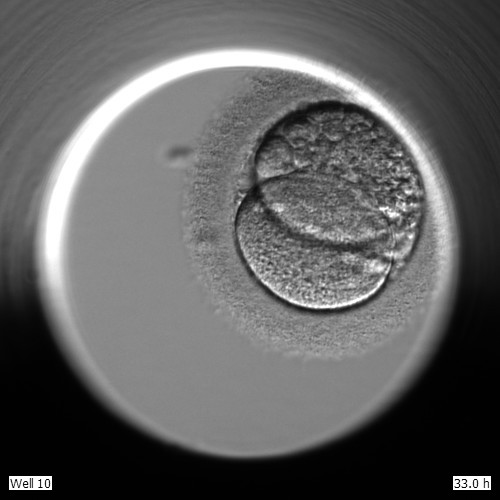
%> input picture testimages/sequence_embryos/Test1.JPG, 500 x 500 px; its folder holds only this picture in this run
$ octave segment_sequence_embryos.m   (GNU Octave 9; MATLAB toolbox functions it lacks are replaced by stand-ins)
%> lines starting %> are read from the running program, lines starting %| are printed output that depends on the picture; in (x1, y1, x2, y2) boxes, pixels count from 0 and x2, y2 are one past the last pixel; in counts of white or black regions, pixels touching at a corner belong together; the program's own positions count from 1
### helpercode/minPointObjectDist.m
function [x,y,min_dist] = minPointObjectDist(row1,col1,comp2)
    [rows2,cols2] = ind2sub(size(comp2),find(bwperim(comp2)));

    [min_dist,min_ind2] = min(sqrt((rows2 - row1).^2 ...
        + (cols2 - col1).^2));

    [x,y] = bresenham(rows2(min_ind2), cols2(min_ind2), ...
        row1, col1);
end

### helpercode/bresenham.m
function [x,y] = bresenham(x1,y1,x2,y2)
%Matlab optmized version of Bresenham line algorithm. No loops.
%Format:
%               [x y]=bham(x1,y1,x2,y2)
%
%Input:
%               (x1,y1): Start position
%               (x2,y2): End position
%
%Output:
%               x y: the line coordinates from (x1,y1) to (x2,y2)
%
%Usage example:
%               [x y]=bham(1,1, 10,-5);
%               plot(x,y,'or');
    x1 = round(x1); x2 = round(x2);
    y1 = round(y1); y2 = round(y2);
    dx = abs(x2-x1);
    dy = abs(y2-y1);
    steep = abs(dy) > abs(dx);
    if steep
        t = dx;
        dx = dy;
        dy = t;
    end
    %The main algorithm goes here.
    if dy == 0
        q = zeros(dx+1,1);
    else
        q = [0; diff(mod([floor(dx/2):-dy:-dy*dx+floor(dx/2)]',dx)) >= 0];
    end
    %and ends here.
    if steep
        if y1 <= y2
            y = [y1:y2]';
        else
            y = [y1:-1:y2]';
        end
        if x1 <= x2
            x = x1 + cumsum(q);
        else
            x = x1 - cumsum(q);
        end
    else
        if x1 <= x2
            x = [x1:x2]';
        else
            x = [x1:-1:x2]';
        end
        if y1 <= y2
            y = y1 + cumsum(q);
        else
            y = y1 - cumsum(q);
        end
    end
end

### segment_sequence_embryos.m
clc
clear
close all

addpath('helpercode')

dirinput = 'testimages/sequence_embryos';
diroutput = 'testoutputs/sequence_embryos';

if ~exist(diroutput, 'dir')
    mkdir(diroutput);
end

filesinput = dir(dirinput);
fileindinput = find(~[filesinput.isdir]);

for i = 1:numel(fileindinput)
  file_name = filesinput(fileindinput(i)).name;
  filename_input = fullfile(dirinput,file_name);
  fprintf('\nSegmenting %s: Image %d of %d',...
    filesinput(fileindinput(i)).name,i,numel(fileindinput));
  img = imread(filename_input);
%> img is the input picture: size 500x500 uint8; min 0, max 255, mean 95.2
  imshow(img); title('Original Image'); pause(1)

  % Erase Well Number and TimeStamp
  img(470:end,:) = 0;
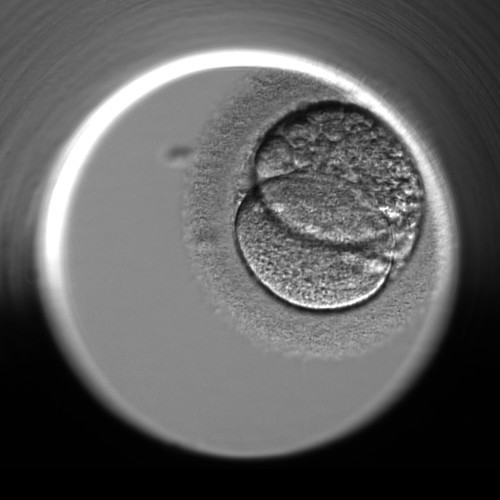
%> img: size 500x500 uint8; 5.99% of pixels changed, all inside (x1, y1, x2, y2) = (0, 469, 500, 500)

  %% Get Micro Well Boundary
  img_pixels = img(:);
  img_pixels(img_pixels <= 10) = [];
  img_pixels(img_pixels >= 250) = [];

  med_pix = median(img_pixels);
%> med_pix = 121
  std_val = round(std(double(img_pixels)));
%> std_val = 41

  mask = img;
  mask(img > (med_pix + std_val)) = 0;
%> mask: size 500x500 uint8; 6.92% of pixels changed, all inside (x1, y1, x2, y2) = (39, 47, 451, 356)
  mask(mask < (med_pix - std_val)) = 0;
  mask(mask > 0) = 1;
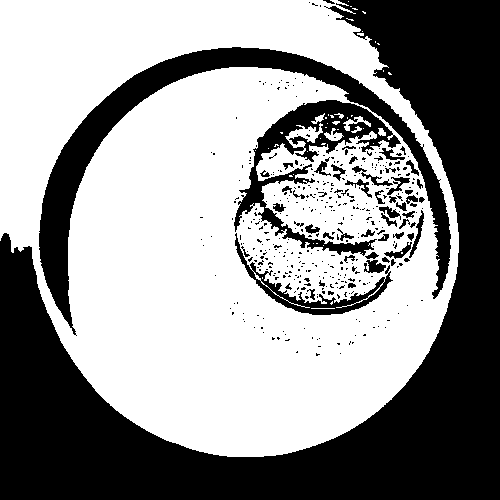
%> mask: size 500x500 uint8; values 0 (black) and 1 (white), 57.7% white; 419 black regions (366 under 20 px), largest, box (x1, y1, x2, y2) and area: (0, 0, 500, 500) 78899, (39, 47, 451, 336) 14553, (234, 100, 401, 256) 6110
  mask = logical(mask);

  mask = imcomplement(mask);
  [M,N] = size(img);
%> M = 500; N = 500
  circ_mask = false(M,N);
  [xx,yy] = meshgrid(1:N,1:M);
  if i ~= 2
      rad = 170;
  else
      rad = 150;
  end
  circ_mask = circ_mask | hypot(xx - N/2, yy - M/2) <= rad;
  mask = mask & ~circ_mask;
%> mask: size 500x500 logical; 37.8% white; 37 white regions (25 under 20 px), largest, box (x1, y1, x2, y2) and area: (0, 0, 500, 500) 78899, (39, 47, 451, 336) 14553, (331, 100, 401, 148) 700

  mask_1st = bwareafilt(mask,1);
%> mask_1st: size 500x500 logical; 31.6% white; 1 white region, box (x1, y1, x2, y2) and area: (0, 0, 500, 500) 78899
  se_len = 5;
  se = strel('square',se_len);
  mask_1st = imerode(mask_1st,se);
%> mask_1st: size 500x500 logical; 30.3% white; 5 white regions (4 under 20 px), largest, box (x1, y1, x2, y2) and area: (0, 0, 500, 500) 75757
  mask_1st = bwareafilt(mask_1st,1,'largest',4);
%> mask_1st: size 500x500 logical; 30.3% white; 1 white region, box (x1, y1, x2, y2) and area: (0, 0, 500, 500) 75757
  mask_1st = imdilate(mask_1st,se);
%> mask_1st: size 500x500 logical; 31.4% white; 1 white region, box (x1, y1, x2, y2) and area: (0, 0, 500, 500) 78461
  mask_1st = mask_1st & bwareafilt(mask,1);


  mask_2nd = bwareafilt(mask,2,'largest',4) & ~bwareafilt(mask,1);
%> mask_2nd: size 500x500 logical; 5.8% white; 1 white region, box (x1, y1, x2, y2) and area: (39, 47, 451, 335) 14548
  mask_L2 = mask_2nd;
  mask_L2(:,251:end) = 0;
%> mask_L2: size 500x500 logical; 3.8% white; 1 white region, box (x1, y1, x2, y2) and area: (39, 47, 250, 335) 9494
  mask_L2 = bwareafilt(mask_L2,1);
  mask_R2 = mask_2nd;
  mask_R2(:,1:250) = 0;
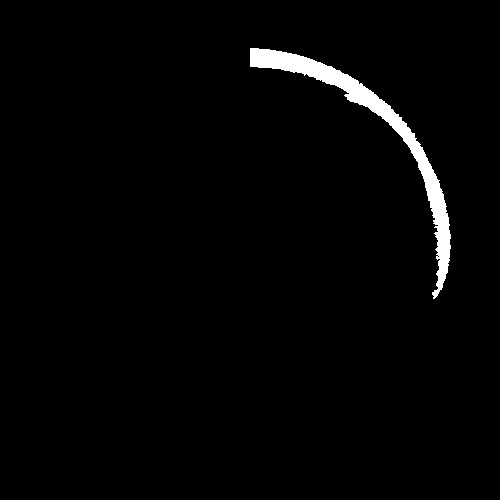
%> mask_R2: size 500x500 logical; 2% white; 1 white region, box (x1, y1, x2, y2) and area: (250, 48, 451, 299) 5054
  mask_R2 = bwareafilt(mask_R2,1);

  [rowL2,colL2] = ind2sub(size(img),find(mask_L2));
%> rowL2 = 9494 values from 48 to 335; colL2 = 9494 values from 40 to 250
  [min_rowL,~] = max(rowL2);
%> min_rowL = 335
  [rowR2,colR2] = ind2sub(size(img),find(mask_R2));
%> rowR2 = 5054 values from 49 to 299; colR2 = 5054 values from 251 to 451
  [min_rowR,~] = max(rowR2);
%> min_rowR = 299

  if abs(min_rowR - min_rowL) > 100
    disp(file_name);
    disp(abs(min_rowR - min_rowL));
    if min_rowR > min_rowL
      mask_left = mask & ~bwareafilt(mask,2,'largest',4);
      mask_left(:,251:end) = 0;
      mask_left_label = bwlabel(mask_left);
      max_area = 0;
      max_ind = 0;
      for k = 1:max(mask_left_label(:))
        left_comp = mask_left_label == k;
        mask_combined = fliplr(left_comp) & mask_2nd;
        new_area = bwarea(mask_combined);
        if new_area > max_area
          max_area = new_area;
          max_ind = k;
        end
      end
      if max_ind > 0
        left_comp = mask_left_label == max_ind;
        mask_2nd_temp = bwareafilt(mask_2nd,1);
        mask_2nd_temp(251:end,:) = 0;
        [x,y] = minObjectDist(left_comp, mask_2nd_temp);
        mask_2nd = mask_2nd | left_comp;
        mask_2nd(sub2ind(size(img),x,y)) = 1;
      end


    else
      mask_right = mask & ~bwareafilt(mask,2,'largest',4);
      mask_right(:,1:250) = 0;
      mask_right_label = bwlabel(mask_right);
      max_area = 0;
      max_ind = 0;
      for k = 1:max(mask_right_label(:))
        right_comp = mask_right_label == k;
        mask_combined = fliplr(right_comp) & mask_2nd;
        new_area = bwarea(mask_combined);
        if new_area > max_area
            max_area = new_area;
            max_ind = k;
        end
      end
      if max_ind > 0
        right_comp = mask_right_label == max_ind;

        mask_2nd_temp = bwareafilt(mask_2nd,1);
        mask_2nd_temp(251:end,:) = 0;
        [x,y] = minObjectDist(right_comp, mask_2nd_temp);
        mask_2nd = mask_2nd | right_comp;
        mask_2nd(sub2ind(size(img),x,y)) = 1;
      end

    end
  end

  mask = mask_1st | mask_2nd;
%> mask: size 500x500 logical; 37.2% white; 2 white regions, box (x1, y1, x2, y2) and area: (0, 0, 500, 500) 78461, (39, 47, 451, 335) 14548

  %% Get Inner Area Mask
  mask_perim = bwperim(mask);
%> mask_perim: size 500x500 logical; 1.5% white in thin lines or dots
  mid_pix = find(mask_perim(:,250));
%> mid_pix = [49; 67; 458; 500]
  mid_pix(mid_pix == 1) = [];
  mid_pix(mid_pix == 500) = [];
  if length(mid_pix) <=2
    mask_end = imclose(mask,strel('square',13));
  else
    mask_L2 = mask_2nd;
    mask_L2(:,251:end) = 0;
    mask_L2 = bwareafilt(mask_L2,1);
    mask_R2 = mask_2nd;
    mask_R2(:,1:250) = 0;
    mask_R2 = bwareafilt(mask_R2,1);

    mask_L1 = mask_1st;
    mask_L1(:,251:end) = 0;
%> mask_L1: size 500x500 logical; 11.2% white; 1 white region, box (x1, y1, x2, y2) and area: (0, 234, 250, 500) 28100
    mask_R1 = mask_1st;
    mask_R1(:,1:250) = 0;
%> mask_R1: size 500x500 logical; 20.1% white; 1 white region, box (x1, y1, x2, y2) and area: (250, 0, 500, 500) 50361

    [rowL2,colL2] = ind2sub(size(img),find(mask_L2));
    [min_rowL,min_indL] = max(rowL2);
%> min_indL = 4251
    min_colL = colL2(min_indL);
%> min_colL = 75
    mask_L1(1:min_rowL,:) = 0;
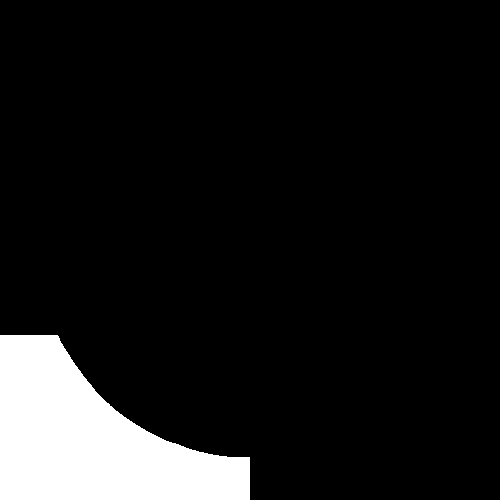
%> mask_L1: size 500x500 logical; 9.7% white; 1 white region, box (x1, y1, x2, y2) and area: (0, 335, 250, 500) 24371

    [x,y,min_distL] = minPointObjectDist(min_rowL,min_colL,bwperim(mask_L1));
%> in minPointObjectDist, `[rows2,cols2] = ind2sub(size(comp2),find(bwperim(comp2)));`: rows2 = 723 values from 336 to 500; cols2 = 723 values from 1 to 250
%> in minPointObjectDist, `[min_dist,min_ind2] = min(sqrt((rows2 - row1).^2 + (cols2 - col1).^2));`: min_dist = 15.52; min_ind2 = 283
%> in bresenham, `x1 = round(x1)`: x1 = 339
%> in bresenham, `x2 = round(x2)`: x2 = 335
%> in bresenham, `y1 = round(y1)`: y1 = 60
%> in bresenham, `y2 = round(y2)`: y2 = 75
%> in bresenham, `dx = abs(x2-x1);`: dx = 4
%> in bresenham, `dy = abs(y2-y1);`: dy = 15
%> in bresenham, `steep = abs(dy) > abs(dx);`: steep = true
%> in bresenham, `t = dx;`: t = 4
%> in bresenham, `dx = dy;`: dx = 15
%> in bresenham, `dy = t;`: dy = 4
%> in bresenham, `q = [0; diff(mod([floor(dx/2):-dy:-dy*dx+floor(dx/2)]',dx)) >= 0];`: q = [0; 0; 1; 0; 0; 0; 1; 0; 0; 0; 1; 0; 0; 0; 1; 0]
%> in bresenham, `y = [y1:y2]';`: y = [60; 61; 62; 63; 64; 65; 66; 67; 68; 69; 70; 71; 72; 73; 74; 75]
%> in bresenham, `x = x1 - cumsum(q);`: x = [339; 339; 338; 338; 338; 338; 337; 337; 337; 337; 336; 336; 336; 336; 335; 335]
%> min_distL = 15.52
    if min_distL > 75 || min_rowL < 150
      left_mask = mask_L2 | mask_L1;
      left_mask(sub2ind(size(img),x,y)) = 1;
      mask_L2 = left_mask;
    else
      mask_L2(min_rowL:end,min_colL) = 1;
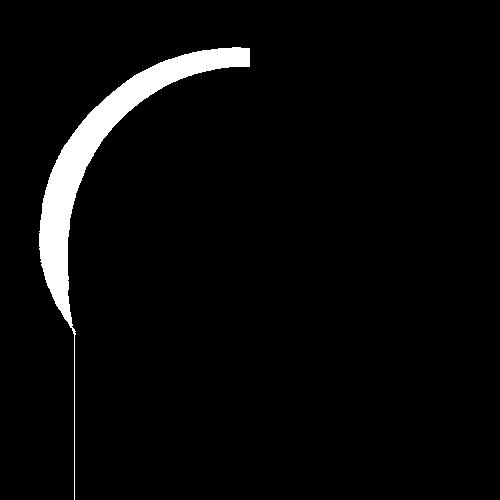
%> mask_L2: size 500x500 logical; 3.9% white; 1 white region, box (x1, y1, x2, y2) and area: (39, 47, 250, 500) 9659
    end

    [rowR2,colR2] = ind2sub(size(img),find(mask_R2));
    [min_rowR,min_indR] = max(rowR2);
%> min_indR = 3786
    min_colR = colR2(min_indR);
%> min_colR = 434
    mask_R1(1:min_rowR,:) = 0;
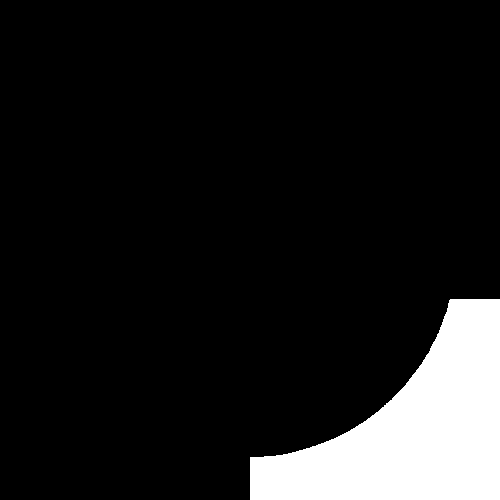
%> mask_R1: size 500x500 logical; 10.8% white; 1 white region, box (x1, y1, x2, y2) and area: (250, 299, 500, 500) 26914

    [x,y,min_distR] = minPointObjectDist(min_rowR,min_colR,bwperim(mask_R1));
%> x = [304; 304; 303; 303; 303; 302; 302; 302; 301; 301; 301; 300; 300; 300; 299; 299]; y = [449; 448; 447; 446; 445; 444; 443; 442; 441; 440; 439; 438; 437; 436; 435; 434]; min_distR = 15.81
    if min_distR > 75 || min_rowR < 150
      right_mask = mask_R2 | mask_R1;
      right_mask(sub2ind(size(img),x,y)) = 1;
      mask_R2 = right_mask;
    else
      mask_R2(min_rowR:end,min_colR) = 1;
%> mask_R2: size 500x500 logical; 2.1% white; 1 white region, box (x1, y1, x2, y2) and area: (250, 48, 451, 500) 5255
    end

    mask_end = mask | mask_L2 | mask_R2;
%> mask_end: size 500x500 logical; 37.2% white; 1 white region, box (x1, y1, x2, y2) and area: (0, 0, 500, 500) 93080
  end

  mask_filled = imfill(mask_end,'holes');
%> mask_filled: size 500x500 logical; 84.2% white; 1 black region, box (x1, y1, x2, y2) and area: (0, 0, 459, 362) 39565
  mask_last = mask_filled - mask_end;
%> mask_last: size 500x500 double; values 0 (black) and 1 (white), 46.9% white; 2 white regions (1 under 20 px), largest, box (x1, y1, x2, y2) and area: (68, 67, 440, 457) 117348
  mask_last = bwareafilt(logical(mask_last),1,'largest',4);
%> mask_last: size 500x500 logical; 46.9% white; 1 white region, box (x1, y1, x2, y2) and area: (68, 67, 440, 457) 117347
  mask_last = bwconvhull(mask_last);
%> mask_last: size 500x500 logical; 47.3% white; 1 white region

  %% Get Inner Well Image
  stats = regionprops(mask_last,'BoundingBox');
%> stats = 1 region; box (x1, y1, x2, y2): (68, 67, 440, 457)
  left = ceil(stats.BoundingBox(1));
%> left = 69
  top = ceil(stats.BoundingBox(2));
%> top = 68
  width = min([500-left, stats.BoundingBox(3)]);
%> width = 372
  height = min([500-top, stats.BoundingBox(4)]);
%> height = 390

  cropped_img = img .* uint8(mask_last);
  cropped_img = cropped_img(top:top+height,left:left+width);
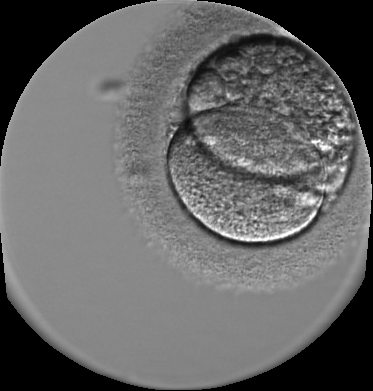
%> cropped_img: size 391x373 uint8; min 0, max 255, mean 101

  imshow(cropped_img); title('Cropped Image'); pause(2)

  out_name = fullfile(diroutput,file_name);
  imwrite(cropped_img, char(out_name));
end
fprintf('\nEnd of Program\n');

$ run again, on testimages/sequence_embryos/Test2.JPG
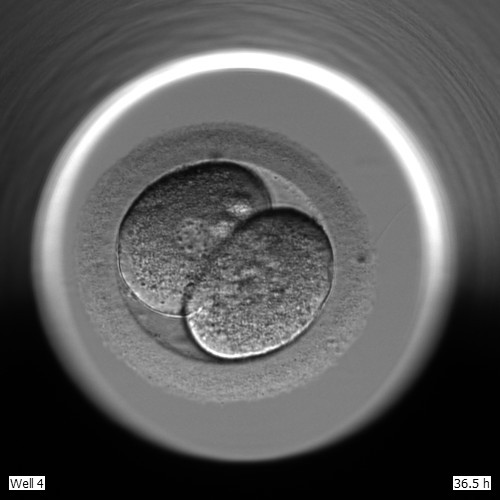
%> input picture testimages/sequence_embryos/Test2.JPG, 500 x 500 px
%> img is the input picture: size 500x500 uint8; min 0, max 255, mean 90.3
%> img: size 500x500 uint8; 5.96% of pixels changed, all inside (x1, y1, x2, y2) = (0, 469, 500, 500)
%> med_pix = 108
%> std_val = 39
%> mask_2nd: size 500x500 logical; 7% white; 1 white region, box (x1, y1, x2, y2) and area: (41, 48, 450, 326) 17540
%> rowL2 = 8296 values from 49 to 322; colL2 = 8296 values from 42 to 250
%> min_rowL = 322
%> rowR2 = 9244 values from 50 to 326; colR2 = 9244 values from 251 to 450
%> min_rowR = 326
%> mask_perim: size 500x500 logical; 1.5% white in thin lines or dots
%> mid_pix = [50; 71; 462; 500]
%> min_indL = 2929
%> min_colL = 68
%> rows2 = 743 values from 323 to 500; cols2 = 743 values from 1 to 250
%> min_dist = 20.12; min_ind2 = 279
%> x1 = 331
%> x2 = 322
%> y1 = 50
%> y2 = 68
%> in bresenham, `dx = abs(x2-x1);`: dx = 9
%> in bresenham, `dy = abs(y2-y1);`: dy = 18
%> steep = true
%> t = 9
%> in bresenham, `dx = dy;`: dx = 18
%> in bresenham, `dy = t;`: dy = 9
%> q = 19 values, max 1 at index 3, min 0 at index 1, mean 0.474
%> in bresenham, `y = [y1:y2]';`: y = 19 values from 50 to 68
%> in bresenham, `x = x1 - cumsum(q);`: x = 19 values, max 331 at index 1, min 322 at index 19, mean 326.7
%> in minPointObjectDist, `[x,y] = bresenham(rows2(min_ind2), cols2(min_ind2), row1, col1);`: y = 19 values from 50 to 68
%> `[x,y,min_distL] = minPointObjectDist(min_rowL,min_colL,bwperim(mask_L1..`: min_distL = 20.12
%> min_indR = 5789
%> min_colR = 420
%> `mask_R1(1:min_rowR,:) = 0;`:
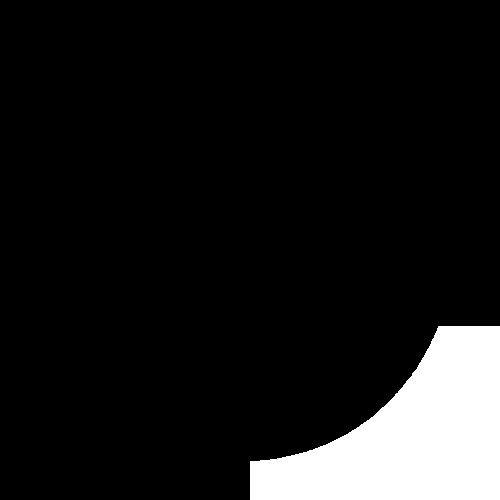
%> mask_R1: size 500x500 logical; 10.1% white; 1 white region, box (x1, y1, x2, y2) and area: (250, 326, 500, 500) 25257
%> `[x,y,min_distR] = minPointObjectDist(min_rowR,min_colR,bwperim(mask_R1..`: x = 17 values, max 334 at index 1, min 326 at index 17, mean 330.2; y = 17 values, max 436 at index 1, min 420 at index 17, mean 428; min_distR = 17.89
%> mask_end: size 500x500 logical; 35.9% white; 1 white region, box (x1, y1, x2, y2) and area: (0, 0, 500, 500) 89798
%> mask_filled: size 500x500 logical; 81.8% white; 1 black region, box (x1, y1, x2, y2) and area: (31, 0, 500, 362) 45594
%> stats = 1 region; box (x1, y1, x2, y2): (62, 71, 425, 461)
%> left = 63
%> top = 72
%> width = 363
%> height = 390
%> `cropped_img = cropped_img(top:top+height,left:left+width);`:
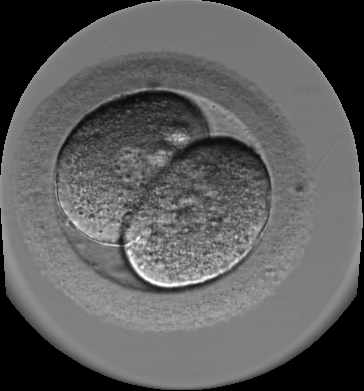
%> cropped_img: size 391x364 uint8; min 0, max 255, mean 92.2

$ run again, on testimages/sequence_embryos/Test4.JPG
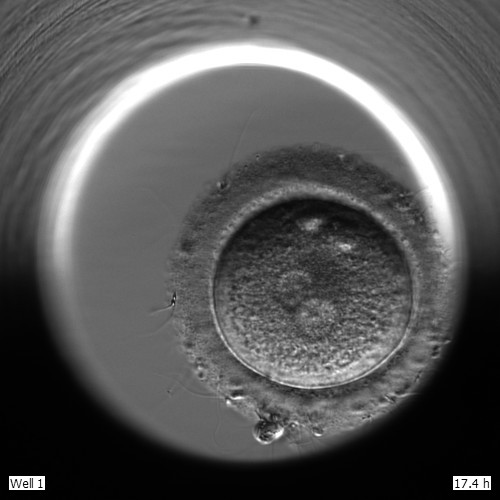
%> input picture testimages/sequence_embryos/Test4.JPG, 500 x 500 px
%> img is the input picture: size 500x500 uint8; min 0, max 255, mean 85.9
%> img: size 500x500 uint8; 6.02% of pixels changed, all inside (x1, y1, x2, y2) = (0, 469, 500, 500)
%> med_pix = 100
%> std_val = 37
%> mask_2nd: size 500x500 logical; 7.8% white; 1 white region, box (x1, y1, x2, y2) and area: (47, 35, 457, 277) 19526
%> rowL2 = 10630 values from 38 to 277; colL2 = 10630 values from 48 to 250
%> min_rowL = 277
%> rowR2 = 8896 values from 36 to 261; colR2 = 8896 values from 251 to 457
%> min_rowR = 261
%> mask_perim: size 500x500 logical; 1.2% white in thin lines or dots
%> mid_pix = [38; 67; 462; 500]
%> min_indL = 1501
%> min_colL = 64
%> rows2 = 822 values from 278 to 500; cols2 = 822 values from 1 to 250
%> min_dist = 20.62; min_ind2 = 311
%> x1 = 282
%> x2 = 277
%> y1 = 44
%> y2 = 64
%> in bresenham, `dx = abs(x2-x1);`: dx = 5
%> in bresenham, `dy = abs(y2-y1);`: dy = 20
%> steep = true
%> t = 5
%> in bresenham, `dx = dy;`: dx = 20
%> in bresenham, `dy = t;`: dy = 5
%> q = 21 values, max 1 at index 4, min 0 at index 1, mean 0.238
%> in bresenham, `y = [y1:y2]';`: y = 21 values from 44 to 64
%> in bresenham, `x = x1 - cumsum(q);`: x = 21 values, max 282 at index 1, min 277 at index 20, mean 279.6
%> in minPointObjectDist, `[x,y] = bresenham(rows2(min_ind2), cols2(min_ind2), row1, col1);`: y = 21 values from 44 to 64
%> `[x,y,min_distL] = minPointObjectDist(min_rowL,min_colL,bwperim(mask_L1..`: min_distL = 20.62
%> min_indR = 7836
%> min_colR = 442
%> `mask_R1(1:min_rowR,:) = 0;`:
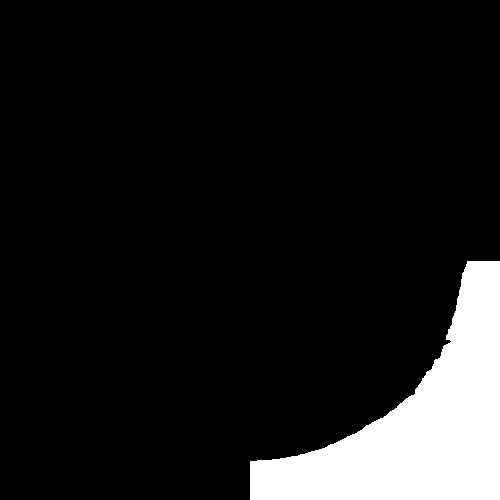
%> mask_R1: size 500x500 logical; 10.5% white; 1 white region, box (x1, y1, x2, y2) and area: (250, 261, 500, 500) 26359
%> `[x,y,min_distR] = minPointObjectDist(min_rowR,min_colR,bwperim(mask_R1..`: x = 22 values, max 274 at index 1, min 261 at index 22, mean 267.5; y = 22 values, max 463 at index 1, min 442 at index 22, mean 452.5; min_distR = 24.7
%> mask_end: size 500x500 logical; 30.7% white; 1 white region, box (x1, y1, x2, y2) and area: (0, 35, 500, 500) 76851
%> mask_filled: size 500x500 logical; 77.6% white; 1 black region, box (x1, y1, x2, y2) and area: (0, 0, 500, 349) 56007
%> stats = 1 region; box (x1, y1, x2, y2): (64, 67, 445, 461)
%> left = 65
%> top = 68
%> width = 381
%> height = 394
%> `cropped_img = cropped_img(top:top+height,left:left+width);`:
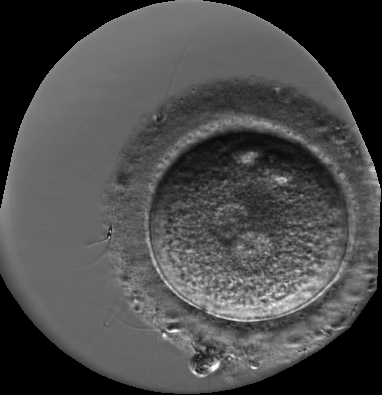
%> cropped_img: size 395x382 uint8; min 0, max 255, mean 74.6
